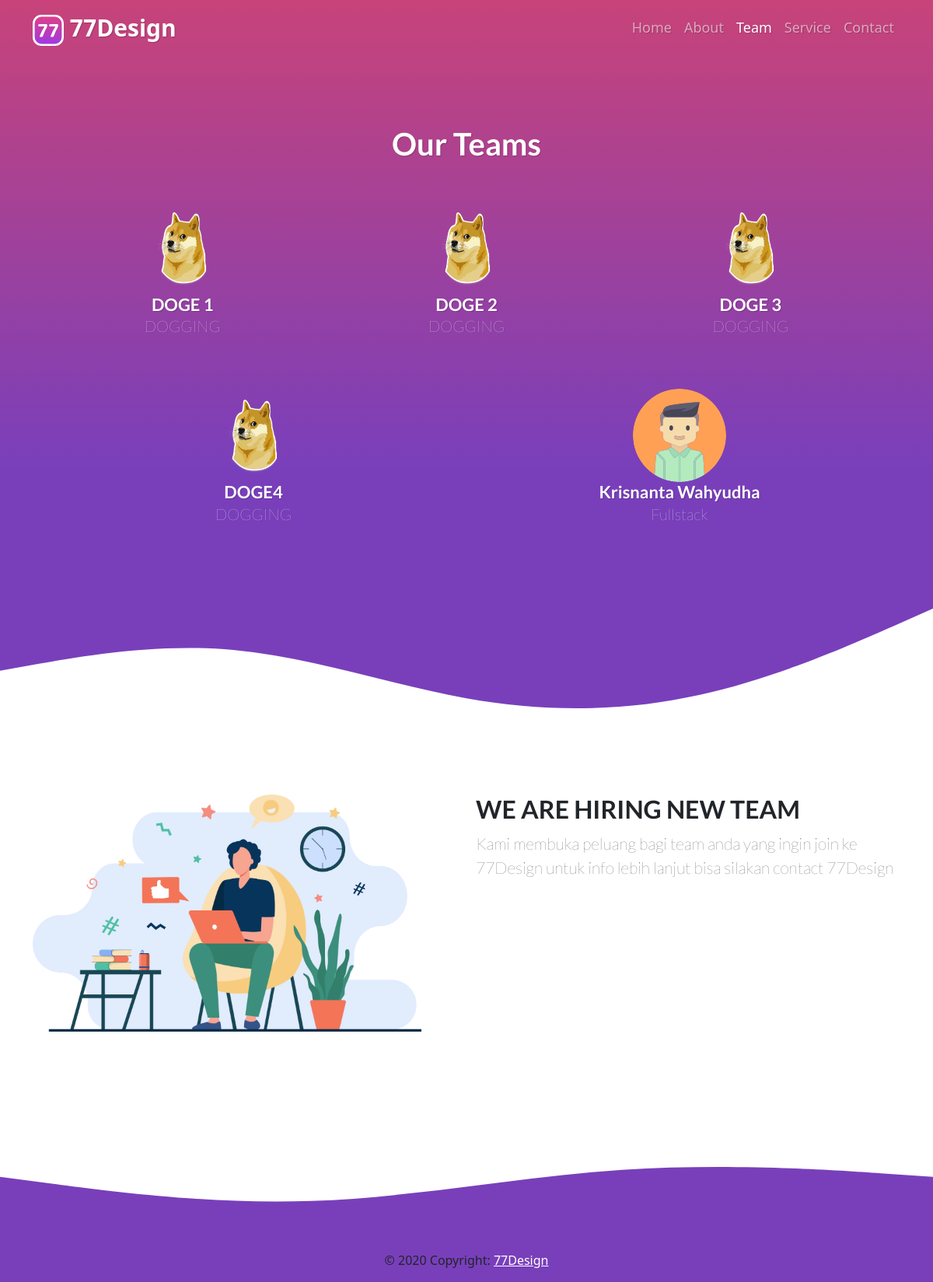
The app's page /team.php with its own data.
### tables this page shows
CREATE TABLE `team` (
  `id` int(11) NOT NULL,
  `judul` varchar(128) NOT NULL,
  `deskripsi` text NOT NULL,
  `section` int(11) NOT NULL
);

### team.php (the view, shortened to what this page needs)
<!DOCTYPE html>
<html lang="en">
<head>
  <link href="https://cdn.jsdelivr.net/npm/bootstrap@5.0.1/dist/css/bootstrap.min.css" rel="stylesheet" />
  <link rel="stylesheet" href="css/team.css" />
</head>
<body>
  <nav class="navbar navbar-expand-lg navbar-dark">
    <div class="container">
      <a class="navbar-brand" href="#">
        <img src="assets/Group 1.svg" alt="" width="40" height="40" class="logo d-inline-block" />
        77Design</a>
      <div class="collapse navbar-collapse" id="navbarNav">
        <ul class="navbar-nav ms-auto">
          <li class="nav-item">
            <a class="nav-link" href="index.php">Home</a>
          </li>
          <li class="nav-item">
            <a class="nav-link" href="about.php">About</a>
          </li>
          <li class="nav-item">
            <a class="nav-link active" href="team.php">Team</a>
          </li>
          <li class="nav-item">
            <a class="nav-link" href="service.php">Service</a>
          </li>
          <li class="nav-item">
            <a class="nav-link" href="contact.php">Contact</a>
          </li>
        </ul>
      </div>
    </div>
  </nav>
  <section class="jumbotron text-center ">
    <div class="col info-team">
      <h1> Our Teams</h1>
    </div>
    <div class="row align-items-center info-team2">
      <?php
      include("config.php");
      $sql = "SELECT * FROM `team-img` ORDER BY nama ASC LIMIT 0,3";
      $hasil = mysqli_query($conn, $sql) or exit("Error query: <b>" . $sql . "</b>.");
      while ($data = mysqli_fetch_assoc($hasil)) {
      ?>
        <div class="col ">
          <img class="rounded-circle z-depth-2"  src="assets/images/<?php echo $data['file']; ?>" alt="">
          <h3><?php echo $data['nama']; ?></h3>
          <p><?php echo $data['job']; ?></p>
        </div>
      <?php } ?>
    </div>
    <div class="row align-items-center info-team2">
      <?php
      include("config.php");
      $sql = "SELECT * FROM `team-img` ORDER BY nama ASC LIMIT 3,6";
      $hasil = mysqli_query($conn, $sql) or exit("Error query: <b>" . $sql . "</b>.");
      while ($data = mysqli_fetch_assoc($hasil)) {
      ?>
        <div class="col ">
          <img class="rounded-circle z-depth-2" width="100px" height="100px" src="assets/images/<?php echo $data['file']; ?>" alt="">
          <h3><?php echo $data['nama']; ?></h3>
          <p><?php echo $data['job']; ?></p>
        </div>
      <?php } ?>
    </div>
  </section>
  <section>
    <?php
    include 'config.php';
    $sqlS2 = "SELECT judul,deskripsi FROM team where section=2";
    $hasilS2 = mysqli_query($conn, $sqlS2) or exit("Error query: <b>" . $sqlS2 . "</b>.");
    $dataS2 = mysqli_fetch_assoc($hasilS2);
    ?>
    <div class="container">
      <div class="row info-panel-team">
        <div class="col">
          <img src="assets/Asset 3.png" alt="">
        </div>
        <div class="col-lg teks-team">
          <h2><?php echo $dataS2['judul']; ?></h2>
          <p><?php echo $dataS2['deskripsi']; ?></p>
        </div>
      </div>
    </div>
  </section>
  <div class="text-center p-3" style="background-color: rgba(121, 63, 187, 1);">
    © 2020 Copyright:
    <a class="text-white">77Design</a>
  </div>
</body>
</html>

### css/team.css (style rules this page uses)
@media (min-width: 992px) { .jumbotron { font-family: "Lato", sans-serif; color: white; background: rgb(121, 63, 187); background: linear-gradient(0deg, rgba(121, 63, 187, 1) 20%, rgba(200, 67, 121, 1) 100%); font-size: 1.5rem; background-size: cover; margin-top: -75px; padding: 4rem; text-shadow: 1px 1px 1px rgba(0, 0, 0, 0.2); } }
@media (min-width: 992px) { .jumbotron img { width: 120px; height: 120px; } }
@media (min-width: 992px) { .info-team { margin-top: 100px; } }
@media (min-width: 992px) { .info-team h1 { font-weight: bold; } }
@media (min-width: 992px) { .info-team2 { margin-top: 50px; } }
@media (min-width: 992px) { .jumbotron p { font-size: 20px; font-weight: 200; } }
@media (min-width: 992px) { .jumbotron h3 { font-weight: bold; margin-bottom: -1px; font-size: 22px; } }
@media (min-width: 992px) { .navbar-brand { font-weight: 600; font-size: 30px; background-color: transparent !important; color: white !important; text-shadow: 1px 1px 1px rgba(0, 0, 0, 0.2); } }
@media (min-width: 992px) { .navbar { background-color: transparent !important; } }
@media (min-width: 992px) { .nav-link { text-shadow: 1px 1px 1px rgba(0, 0, 0, 0.2); font-size: 18px; } }
@media (min-width: 992px) { .info-panel-team { font-family: "Lato", sans-serif; } }
@media (min-width: 992px) { .info-panel-team img { width: 500px; } }
@media (min-width: 992px) { .info-panel-team h2 { text-transform: uppercase; font-weight: bold; } }
@media (min-width: 992px) { .info-panel-team p { font-size: 21px; font-weight: 200; } }
@media (min-width: 992px) { .teks-team h2 { font-weight: bold; text-transform: uppercase; } }

### records on screen
team-img: file (picture), nama "DOGE 1", job "DOGGING"
team-img: file (picture), nama "DOGE 2", job "DOGGING"
team-img: file (picture), nama "DOGE 3", job "DOGGING"
team-img: file (picture), nama "DOGE4", job "DOGGING"
team-img: file (picture), nama "Krisnanta Wahyudha", job "Fullstack"
team: judul "WE ARE HIRING NEW TEAM", deskripsi "Kami membuka peluang bagi team anda yang ingin join ke 77Design untuk info lebih lanjut bisa silakan contact 77Design"
